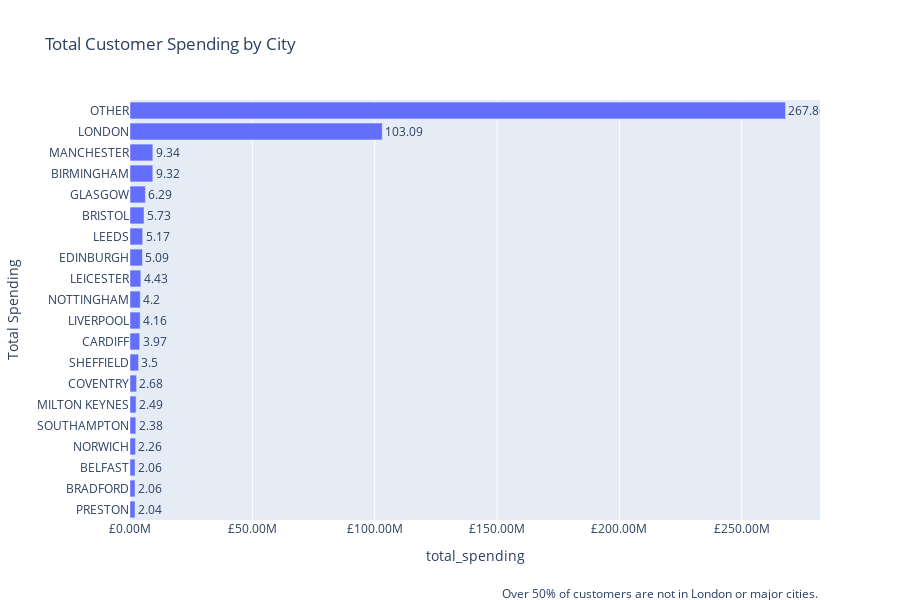

The notebook cell saved with this chart:
### Markdown cell above
# Evaluation

### Code cell
customer_spending_by_city = customers_df.group_by("city")\
    .agg((pl.col("total_spend")/1_000_000)\
        .sum().round(2)\
        .alias("total_spending"))\
    .top_k(20, by="total_spending")\
    .sort("total_spending", descending=False)

customer_spending_fig = px.bar(customer_spending_by_city, y="city", x="total_spending", title="Total Customer Spending by City", text="total_spending")

customer_spending_fig.update_layout(
    height=600,
    autosize=True,
    yaxis=dict(
        title='Total Spending'
    ),
    xaxis=dict(
        tickformat=",.2f",
        tickprefix="£",
        ticksuffix="M"
    ),
    annotations=[
        dict(
            text="Over 50% of customers are not in London or major cities.",
            showarrow=False,
            xref="paper",
            yref="paper",
            x=1,
            y=-0.2,  # Further adjusted y position to move below the x-axis title
            font=dict(size=12)
        )
    ],
)

customer_spending_fig.update_traces(textposition='outside')

customer_spending_fig.show()

### Figure 1 — Plotly figure (JSON) as saved in the notebook; plotly's stock layout.template omitted (floating-point values rounded to 4 significant figures)
{"data": [{"alignmentgroup": "True", "hovertemplate": "total_spending=%{text}<br>city=%{y}<extra></extra>", "legendgroup": "", "marker": {"color": "#636efa", "pattern": {"shape": ""}}, "name": "", "offsetgroup": "", "orientation": "h", "showlegend": false, "text": [2.04, 2.06, 2.06, 2.26, 2.38, 2.49, 2.68, 3.5, 3.97, 4.16, 4.2, 4.43, 5.09, 5.17, 5.73, 6.29, 9.32, 9.34, 103.1, 267.9], "textposition": "outside", "type": "bar", "x": [2.04, 2.06, 2.06, 2.26, 2.38, 2.49, 2.68, 3.5, 3.97, 4.16, 4.2, 4.43, 5.09, 5.17, 5.73, 6.29, 9.32, 9.34, 103.1, 267.9], "xaxis": "x", "y": ["PRESTON", "BRADFORD", "BELFAST", "NORWICH", "SOUTHAMPTON", "MILTON KEYNES", "COVENTRY", "SHEFFIELD", "CARDIFF", "LIVERPOOL", "NOTTINGHAM", "LEICESTER", "EDINBURGH", "LEEDS", "BRISTOL", "GLASGOW", "BIRMINGHAM", "MANCHESTER", "LONDON", "OTHER"], "yaxis": "y"}], "layout": {"annotations": [{"font": {"size": 12}, "showarrow": false, "text": "Over 50% of customers are not in London or major cities.", "x": 1, "xref": "paper", "y": -0.2, "yref": "paper"}], "autosize": true, "barmode": "relative", "height": 600, "legend": {"tracegroupgap": 0}, "title": {"text": "Total Customer Spending by City"}, "xaxis": {"anchor": "y", "domain": [0, 1], "tickformat": ",.2f", "tickprefix": "£", "ticksuffix": "M", "title": {"text": "total_spending"}}, "yaxis": {"anchor": "x", "domain": [0, 1], "title": {"text": "Total Spending"}}}}
